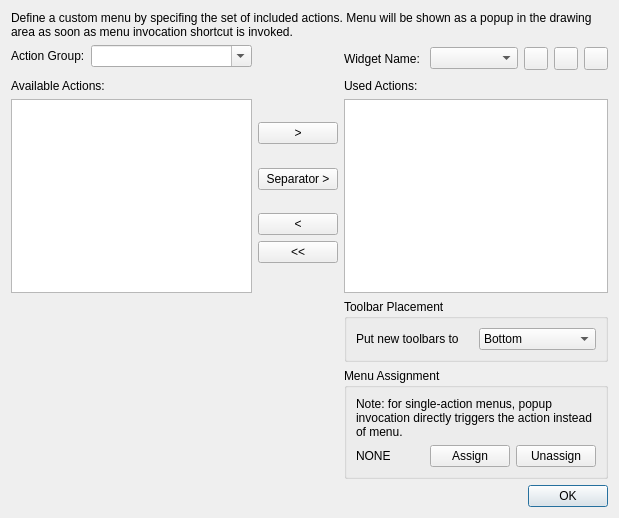
<?xml version="1.0" encoding="UTF-8"?>
<ui version="4.0">
 <class>LC_DlgWidgetCreator</class>
 <widget class="QDialog" name="LC_DlgWidgetCreator">
  <property name="geometry">
   <rect>
    <x>0</x>
    <y>0</y>
    <width>619</width>
    <height>518</height>
   </rect>
  </property>
  <property name="windowTitle">
   <string>Dialog</string>
  </property>
  <layout class="QGridLayout" name="gridLayout">
   <item row="6" column="1">
    <widget class="QPushButton" name="btnAddSeparator">
     <property name="text">
      <string>Separator &gt;</string>
     </property>
    </widget>
   </item>
   <item row="2" column="2">
    <widget class="QLabel" name="label_4">
     <property name="text">
      <string>Used Actions:</string>
     </property>
    </widget>
   </item>
   <item row="9" column="1">
    <widget class="QPushButton" name="btnRemoveAll">
     <property name="toolTip">
      <string>Remove ALL items from the list of used actions</string>
     </property>
     <property name="text">
      <string>&lt;&lt;</string>
     </property>
    </widget>
   </item>
   <item row="12" column="1">
    <spacer name="verticalSpacer">
     <property name="orientation">
      <enum>Qt::Vertical</enum>
     </property>
     <property name="sizeHint" stdset="0">
      <size>
       <width>20</width>
       <height>40</height>
      </size>
     </property>
    </spacer>
   </item>
   <item row="5" column="1">
    <spacer name="verticalSpacer_4">
     <property name="orientation">
      <enum>Qt::Vertical</enum>
     </property>
     <property name="sizeHint" stdset="0">
      <size>
       <width>20</width>
       <height>40</height>
      </size>
     </property>
    </spacer>
   </item>
   <item row="4" column="1">
    <widget class="QPushButton" name="btnAdd">
     <property name="sizePolicy">
      <sizepolicy hsizetype="Maximum" vsizetype="Fixed">
       <horstretch>0</horstretch>
       <verstretch>0</verstretch>
      </sizepolicy>
     </property>
     <property name="toolTip">
      <string>Add selected item to the list of used actions</string>
     </property>
     <property name="text">
      <string>&gt;</string>
     </property>
     <property name="iconSize">
      <size>
       <width>32</width>
       <height>32</height>
      </size>
     </property>
    </widget>
   </item>
   <item row="8" column="1">
    <widget class="QPushButton" name="btnRemove">
     <property name="sizePolicy">
      <sizepolicy hsizetype="Minimum" vsizetype="Fixed">
       <horstretch>0</horstretch>
       <verstretch>0</verstretch>
      </sizepolicy>
     </property>
     <property name="toolTip">
      <string>Remove selected item from the list of used actions</string>
     </property>
     <property name="text">
      <string>&lt;</string>
     </property>
     <property name="iconSize">
      <size>
       <width>32</width>
       <height>32</height>
      </size>
     </property>
    </widget>
   </item>
   <item row="1" column="2">
    <widget class="QWidget" name="wWidgetToolbar" native="true">
     <layout class="QGridLayout" name="gridLayout_2">
      <property name="leftMargin">
       <number>0</number>
      </property>
      <property name="topMargin">
       <number>0</number>
      </property>
      <property name="rightMargin">
       <number>0</number>
      </property>
      <property name="bottomMargin">
       <number>0</number>
      </property>
      <item row="0" column="3">
       <widget class="QToolButton" name="btnSave">
        <property name="toolTip">
         <string>Save Used Actions List</string>
        </property>
        <property name="text">
         <string/>
        </property>
        <property name="icon">
         <iconset resource="../../../../res/icons/icons.qrc">
          <normaloff>:/icons/save.lci</normaloff>:/icons/save.lci</iconset>
        </property>
       </widget>
      </item>
      <item row="0" column="1">
       <widget class="QComboBox" name="cbWidgetName">
        <property name="toolTip">
         <string/>
        </property>
        <property name="editable">
         <bool>false</bool>
        </property>
       </widget>
      </item>
      <item row="0" column="0">
       <widget class="QLabel" name="lblWidgetTypeName">
        <property name="sizePolicy">
         <sizepolicy hsizetype="Maximum" vsizetype="Preferred">
          <horstretch>0</horstretch>
          <verstretch>0</verstretch>
         </sizepolicy>
        </property>
        <property name="text">
         <string>Widget Name: </string>
        </property>
       </widget>
      </item>
      <item row="0" column="4">
       <widget class="QToolButton" name="btnDelete">
        <property name="toolTip">
         <string>Destroy</string>
        </property>
        <property name="text">
         <string/>
        </property>
        <property name="icon">
         <iconset resource="../../../../res/icons/icons.qrc">
          <normaloff>:/icons/remove.lci</normaloff>:/icons/remove.lci</iconset>
        </property>
       </widget>
      </item>
      <item row="0" column="2">
       <widget class="QToolButton" name="btnNew">
        <property name="toolTip">
         <string/>
        </property>
        <property name="text">
         <string/>
        </property>
        <property name="icon">
         <iconset resource="../../../../res/icons/icons.qrc">
          <normaloff>:/icons/add.lci</normaloff>:/icons/add.lci</iconset>
        </property>
       </widget>
      </item>
     </layout>
    </widget>
   </item>
   <item row="17" column="0" colspan="3">
    <widget class="QDialogButtonBox" name="buttonBox">
     <property name="orientation">
      <enum>Qt::Horizontal</enum>
     </property>
     <property name="standardButtons">
      <set>QDialogButtonBox::Ok</set>
     </property>
    </widget>
   </item>
   <item row="3" column="0" rowspan="10">
    <widget class="ActionList" name="alOfferredActions">
     <property name="toolTip">
      <string>Available actions. Double click on item to add it to the list of used actions.</string>
     </property>
    </widget>
   </item>
   <item row="1" column="0">
    <widget class="QFrame" name="frame_6">
     <property name="frameShape">
      <enum>QFrame::NoFrame</enum>
     </property>
     <property name="frameShadow">
      <enum>QFrame::Raised</enum>
     </property>
     <layout class="QHBoxLayout" name="horizontalLayout_4">
      <property name="leftMargin">
       <number>0</number>
      </property>
      <property name="topMargin">
       <number>0</number>
      </property>
      <property name="rightMargin">
       <number>0</number>
      </property>
      <property name="bottomMargin">
       <number>6</number>
      </property>
      <item>
       <widget class="QLabel" name="label_2">
        <property name="text">
         <string>Action Group:</string>
        </property>
       </widget>
      </item>
      <item>
       <widget class="QComboBox" name="cbCategories">
        <property name="sizePolicy">
         <sizepolicy hsizetype="Preferred" vsizetype="Fixed">
          <horstretch>3</horstretch>
          <verstretch>0</verstretch>
         </sizepolicy>
        </property>
        <property name="toolTip">
         <string>Select action group with actions</string>
        </property>
        <property name="editable">
         <bool>true</bool>
        </property>
       </widget>
      </item>
     </layout>
    </widget>
   </item>
   <item row="3" column="1">
    <spacer name="verticalSpacer_2">
     <property name="orientation">
      <enum>Qt::Vertical</enum>
     </property>
     <property name="sizeHint" stdset="0">
      <size>
       <width>20</width>
       <height>40</height>
      </size>
     </property>
    </spacer>
   </item>
   <item row="14" column="2">
    <widget class="QGroupBox" name="gbMenuAssignment">
     <property name="title">
      <string>Menu Assignment</string>
     </property>
     <layout class="QGridLayout" name="gridLayout_3" columnstretch="5,0,0">
      <item row="2" column="0">
       <widget class="QLabel" name="lblMenuShortcut">
        <property name="text">
         <string>NONE</string>
        </property>
       </widget>
      </item>
      <item row="2" column="2">
       <widget class="QPushButton" name="pbMenuUnassign">
        <property name="toolTip">
         <string>Removes menu assignment. Menu itself is not deleted.</string>
        </property>
        <property name="text">
         <string>Unassign</string>
        </property>
       </widget>
      </item>
      <item row="0" column="0" colspan="3" alignment="Qt::AlignTop">
       <widget class="QLabel" name="label">
        <property name="minimumSize">
         <size>
          <width>0</width>
          <height>0</height>
         </size>
        </property>
        <property name="text">
         <string>Note: for single-action menus, popup invocation directly triggers the action instead of menu.</string>
        </property>
        <property name="wordWrap">
         <bool>true</bool>
        </property>
       </widget>
      </item>
      <item row="2" column="1">
       <widget class="QPushButton" name="pbMenuAssign">
        <property name="toolTip">
         <string>Assign menu activation shortcut.</string>
        </property>
        <property name="text">
         <string>Assign</string>
        </property>
        <property name="icon">
         <iconset resource="../../../../res/icons/icons.qrc">
          <normaloff>:/icons/mouse.lci</normaloff>:/icons/mouse.lci</iconset>
        </property>
       </widget>
      </item>
      <item row="1" column="0">
       <spacer name="verticalSpacer_3">
        <property name="orientation">
         <enum>Qt::Vertical</enum>
        </property>
        <property name="sizeHint" stdset="0">
         <size>
          <width>20</width>
          <height>0</height>
         </size>
        </property>
       </spacer>
      </item>
     </layout>
    </widget>
   </item>
   <item row="0" column="0" colspan="3">
    <widget class="QLabel" name="lblDialogHint">
     <property name="text">
      <string>Define a custom menu by specifing the set of included actions. Menu will be shown as a popup in the drawing area as soon as menu invocation shortcut is invoked. </string>
     </property>
     <property name="wordWrap">
      <bool>true</bool>
     </property>
    </widget>
   </item>
   <item row="13" column="2">
    <widget class="QGroupBox" name="gbToolbarPlacement">
     <property name="title">
      <string>Toolbar Placement</string>
     </property>
     <layout class="QGridLayout" name="gridLayout_4">
      <item row="0" column="0">
       <widget class="QLabel" name="label_5">
        <property name="text">
         <string>Put new toolbars to </string>
        </property>
       </widget>
      </item>
      <item row="0" column="1">
       <widget class="QComboBox" name="cbTBPlacementArea">
        <property name="toolTip">
         <string>Specifies docking area that is used to initial placement of created toolbar. Make sure that this area is enabled.</string>
        </property>
        <item>
         <property name="text">
          <string>Bottom</string>
         </property>
        </item>
        <item>
         <property name="text">
          <string>Left</string>
         </property>
        </item>
        <item>
         <property name="text">
          <string>Right</string>
         </property>
        </item>
        <item>
         <property name="text">
          <string>Top</string>
         </property>
        </item>
       </widget>
      </item>
     </layout>
    </widget>
   </item>
   <item row="2" column="0">
    <widget class="QLabel" name="label_3">
     <property name="text">
      <string>Available Actions:</string>
     </property>
    </widget>
   </item>
   <item row="3" column="2" rowspan="10">
    <widget class="ActionList" name="alChosenActions">
     <property name="toolTip">
      <string>Actions that are included. Use drag-n-drop to reorder, double-click for remove item from the list.</string>
     </property>
    </widget>
   </item>
   <item row="7" column="1">
    <spacer name="verticalSpacer_5">
     <property name="orientation">
      <enum>Qt::Vertical</enum>
     </property>
     <property name="sizeHint" stdset="0">
      <size>
       <width>20</width>
       <height>40</height>
      </size>
     </property>
    </spacer>
   </item>
  </layout>
 </widget>
 <customwidgets>
  <customwidget>
   <class>ActionList</class>
   <extends>QListWidget</extends>
   <header>actionlist.h</header>
  </customwidget>
 </customwidgets>
 <resources>
  <include location="../../../../res/icons/icons.qrc"/>
 </resources>
 <connections>
  <connection>
   <sender>buttonBox</sender>
   <signal>accepted()</signal>
   <receiver>LC_DlgWidgetCreator</receiver>
   <slot>accept()</slot>
   <hints>
    <hint type="sourcelabel">
     <x>248</x>
     <y>254</y>
    </hint>
    <hint type="destinationlabel">
     <x>157</x>
     <y>274</y>
    </hint>
   </hints>
  </connection>
  <connection>
   <sender>buttonBox</sender>
   <signal>rejected()</signal>
   <receiver>LC_DlgWidgetCreator</receiver>
   <slot>reject()</slot>
   <hints>
    <hint type="sourcelabel">
     <x>316</x>
     <y>260</y>
    </hint>
    <hint type="destinationlabel">
     <x>286</x>
     <y>274</y>
    </hint>
   </hints>
  </connection>
 </connections>
</ui>
